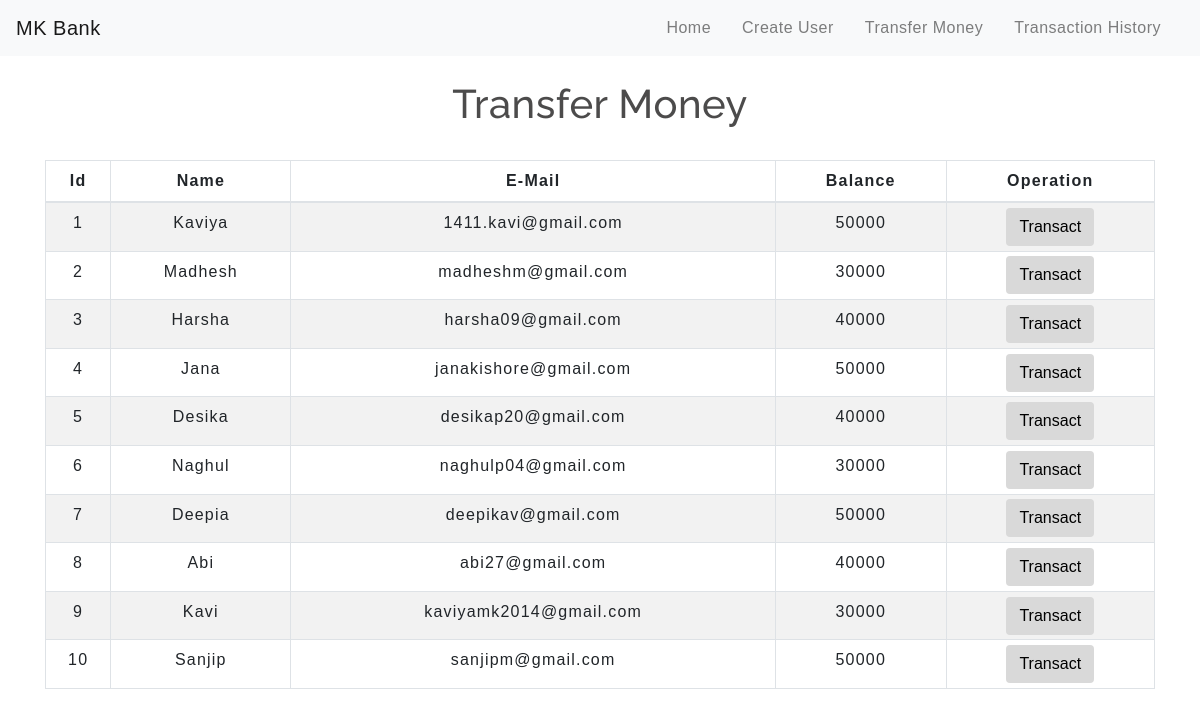
The app's page /transfermoney.php with its own data.
### tables this page shows
CREATE TABLE `users` (
  `id` int(3) NOT NULL,
  `name` text NOT NULL,
  `email` varchar(30) NOT NULL,
  `balance` int(8) NOT NULL
);

### transfermoney.php (the view, shortened to what this page needs)
<!DOCTYPE html>
<html lang="en">
<head>
    <link rel="stylesheet" href="https://maxcdn.bootstrapcdn.com/bootstrap/4.0.0/css/bootstrap.min.css">
    <link rel="stylesheet" type="text/css" href="css/table.css">
    <link rel="stylesheet" type="text/css" href="css/navbar.css">
</head>
<body>
<?php
    include 'config.php';
    $sql = "SELECT * FROM users";
    $result = mysqli_query($conn,$sql);
?>
<?php
  include 'navbar.php';
?>
<div class="container">
        <h2 class="text-center pt-4">Transfer Money</h2>
        <br>
            <div class="row">
                <div class="col">
                    <div class="table-responsive-sm">
                    <table class="table table-hover table-sm table-striped table-condensed table-bordered">
                        <thead>
                            <tr>
                            <th scope="col" class="text-center py-2">Id</th>
                            <th scope="col" class="text-center py-2">Name</th>
                            <th scope="col" class="text-center py-2">E-Mail</th>
                            <th scope="col" class="text-center py-2">Balance</th>
                            <th scope="col" class="text-center py-2">Operation</th>
                            </tr>
                        </thead>
                        <tbody>
                <?php
                    while($rows=mysqli_fetch_assoc($result)){
                ?>
                    <tr>
                        <td class="py-2"><?php echo $rows['id'] ?></td>
                        <td class="py-2"><?php echo $rows['name']?></td>
                        <td class="py-2"><?php echo $rows['email']?></td>
                        <td class="py-2"><?php echo $rows['balance']?></td>
                        <td><a href="selecteduserdetail.php?id= <?php echo $rows['id'] ;?>"> <button type="button" class="btn">Transact</button></a></td>
                    </tr>
                <?php
                    }
                ?>
                        </tbody>
                    </table>
                    </div>
                </div>
            </div>
         </div>
</body>
</html>

### navbar.php (shortened to what this page needs)
<nav class="navbar navbar-expand-md navbar-light bg-light">
<a class="navbar-brand" href="index.php">MK Bank</a>
<div class="collapse navbar-collapse" id="collapsibleNavbar">
      <ul class="navbar-nav ml-auto">
        <li class="nav-item">
          <a class="nav-link" href="index.php">Home</a>
        </li>
        <li class="nav-item">
          <a class="nav-link" href="createuser.php">Create User</a>
        </li>
        <li class="nav-item">
          <a class="nav-link" href="transfermoney.php">Transfer Money</a>
        </li>
        <li class="nav-item">
          <a class="nav-link" href="transactionhistory.php">Transaction History</a>
        </li>
    </div>
 </nav>

### css/table.css (style rules this page uses)
* { padding: 0; margin: 0; box-sizing: border-box; font-family: sans-serif; }
h2 { font-size: 40px; }
table { letter-spacing: 1.2px; }
td { text-align: center; }
button { border:none; background: #d9d9d9; transition: 1s; }

### css/navbar.css (style rules this page uses)
.nav-link { margin-right: 15px; color:#2F363F; letter-spacing: 0.5px; transition: 0.5s; }
.navbar-brand { color: #4C4B4B; letter-spacing: 0.5px; }
h2 { color: #4C4B4B; letter-spacing: 0.5px; font-family: raleway; }

### transfermoney.php (style rules this page uses)
button { transition: 1.5s; }

### records on screen
users: id "1", name "Kaviya", email "1411.kavi@gmail.com", balance "50000"
users: id "2", name "Madhesh", email "madheshm@gmail.com", balance "30000"
users: id "3", name "Harsha", email "harsha09@gmail.com", balance "40000"
users: id "4", name "Jana", email "janakishore@gmail.com", balance "50000"
users: id "5", name "Desika", email "desikap20@gmail.com", balance "40000"
users: id "6", name "Naghul", email "naghulp04@gmail.com", balance "30000"
users: id "7", name "Deepia", email "deepikav@gmail.com", balance "50000"
users: id "8", name "Abi", email "abi27@gmail.com", balance "40000"
users: id "9", name "Kavi", email "kaviyamk2014@gmail.com", balance "30000"
users: id "10", name "Sanjip", email "sanjipm@gmail.com", balance "50000"
